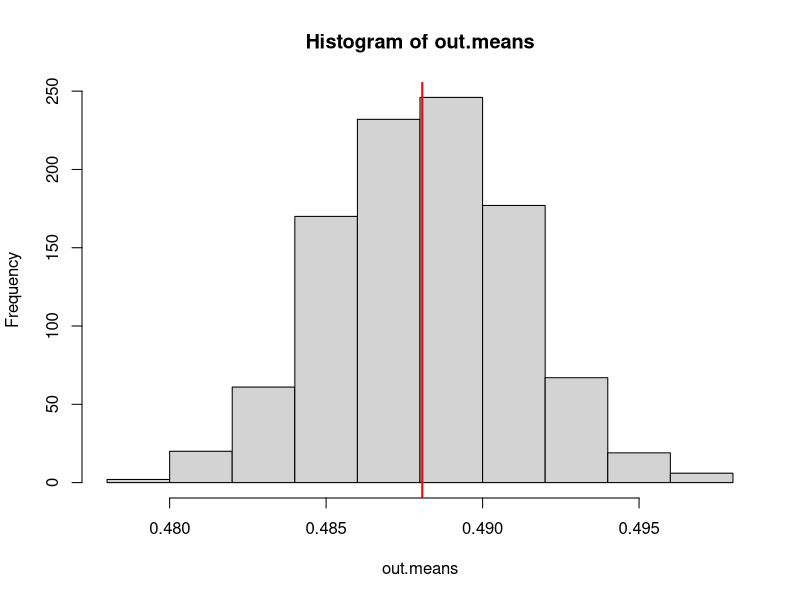
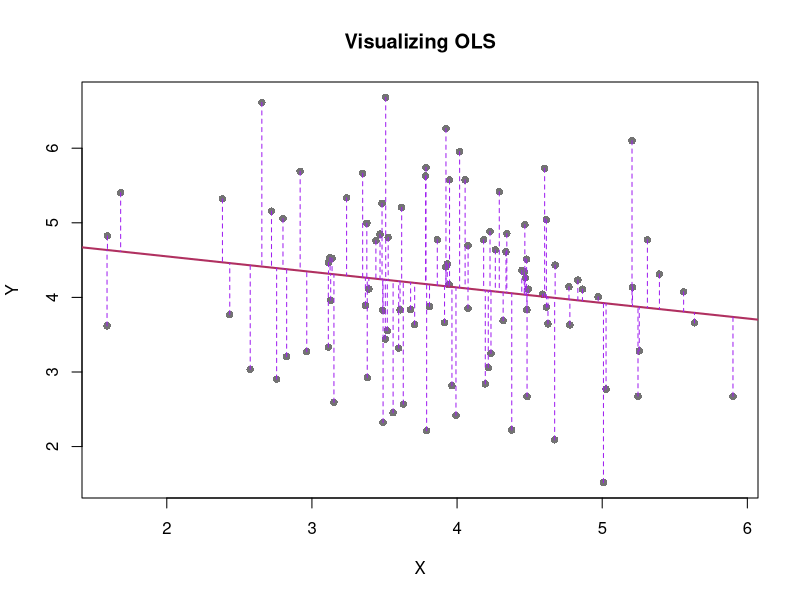
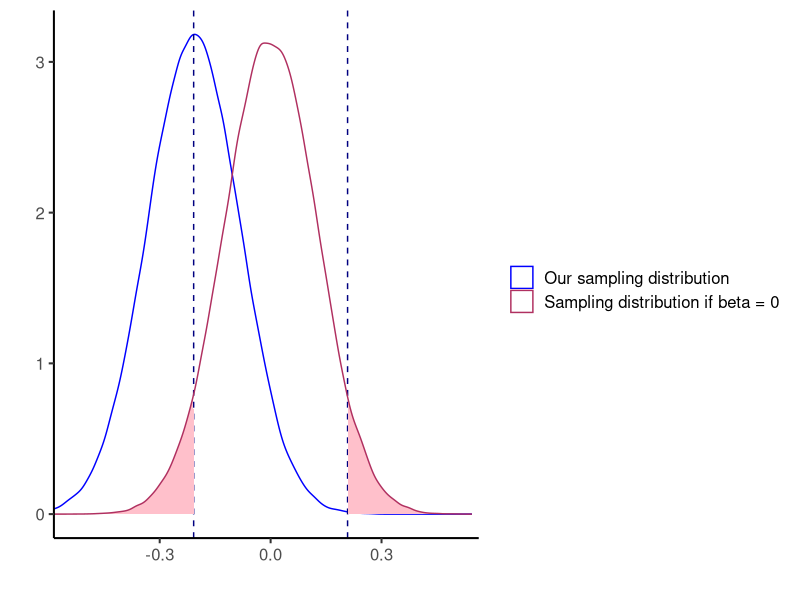

These charts were generated, in order, by the following R code:
## ---- chunk 1
#| echo: true
#| warning: false
#| code-fold: true
#| code-summary: "Show code"

brex <- read.csv(here::here("./slides/code/BES.csv"))
str(brex)
table(brex$vote, useNA = "always")
brex$exit <- ifelse(brex$vote=="leave", 1, 
                ifelse(brex$vote == "stay", 0, NA))
prop.table(table(brex$exit))*100
## ---- chunk 2
(phat <- mean(brex$exit, na.rm =T))

## ---- chunk 3
#| echo: true
#| warning: false
#| code-fold: true
#| centering: true
#| code-summary: "Show code"

require(tidyverse)
set.seed(7)

out.means <- c()
for (i in 1:1000) {
  temp_dat <- sample_n(brex, nrow(brex), replace = T)
  out.means[i] <- mean(temp_dat$exit, na.rm = T)
  rm(temp_dat)
}

hist(out.means)
abline(v = mean(out.means), col = "red", lwd = 2, add = T)
## ---- chunk 4
#| echo: true
#| warning: false
#| code-fold: true
#| code-summary: "Show code"

# standard deviation of the sampling distribution computed with the formula
se <- round(sqrt(var(brex$exit, na.rm = T)/nrow(brex)),3)
# An analytic solution to the confidence interval
(ci_95 <- c(phat - (1.96*se), phat + (1.96*se)))
# We can check that it's the same as the interval that leave 95% of the mass inside
# of the sampling distribution 
quantile(out.means, c(.025, .975))
## ---- chunk 5
#| echo: true
#| warning: false
#| code-fold: false
#| code-summary: "Show code"

# Simulated data
set.seed(8)
# TRUE alpha and beta
alpha <- 5
beta <- -.216
x <- rnorm(100, 4, .8) # 
error <- rnorm(100, 0, 1)
# relationship is linear by construction because I'm simulation god!!
y <- alpha + (beta*x) + error

## ---- chunk 6
#| echo: true
#| warning: false
#| code-fold: true
#| code-summary: "Show code"

# Fit linear model
model <- lm(y ~ x)
# Predict $y_hat$ or the expected y given the model and x
y_pred <- predict(model)
# Plot the data
plot(x, y, main="Visualizing OLS", xlab="X", ylab="Y", pch=16, col="gray45")
# Add best fit line
abline(model, col="maroon", lwd=2)
# Draw vertical lines showing each prediction error
segments(x, y, x, y_pred, col="purple", lty=2)

## ---- chunk 7
summary(model)
(beta_hat <- coefficients(model)[2])
(se_beta <- summary(model)$coefficients[2, "Std. Error"])
## ---- chunk 8

#| echo: true
#| warning: false
#| code-fold: true
#| centering: true
#| code-summary: "Show code"

x1 <- rnorm(100000, mean = beta_hat, sd = se_beta)
x2 <- rnorm(100000, mean = 0, sd = se_beta)

density_data <- density(x2)
   density_df <- data.frame(x = density_data$x, y = density_data$y)
shade_region <- density_df %>% filter(x < beta_hat)
shade_region2 <- density_df %>% filter(x > -1*beta_hat)

 ggplot() + 
  geom_density(aes(x = x1, color = "Our sampling distribution")) +
  geom_vline(aes(xintercept = beta_hat), linetype = "dashed", color = "navy") + 
  geom_vline(aes(xintercept = -beta_hat), linetype = "dashed", color = "navy") + 
  geom_area(data = shade_region, aes(x = x, y = y), fill = "pink") +
  geom_area(data = shade_region2, aes(x = x, y = y), fill = "pink") +
  geom_density(aes(x = x2, color = "Sampling distribution if beta = 0")) + 
  theme_classic(base_size = 15) +
  scale_color_manual(values = c("blue", "maroon")) +
  labs(color = "", y = "", x ="" ) +
  coord_cartesian(xlim = c(min(x2), max(x2)))

## ---- chunk 9
#| echo: true
#| warning: false
#| code-fold: true
#| centering: true
#| code-summary: "Show code"

summary(model)

